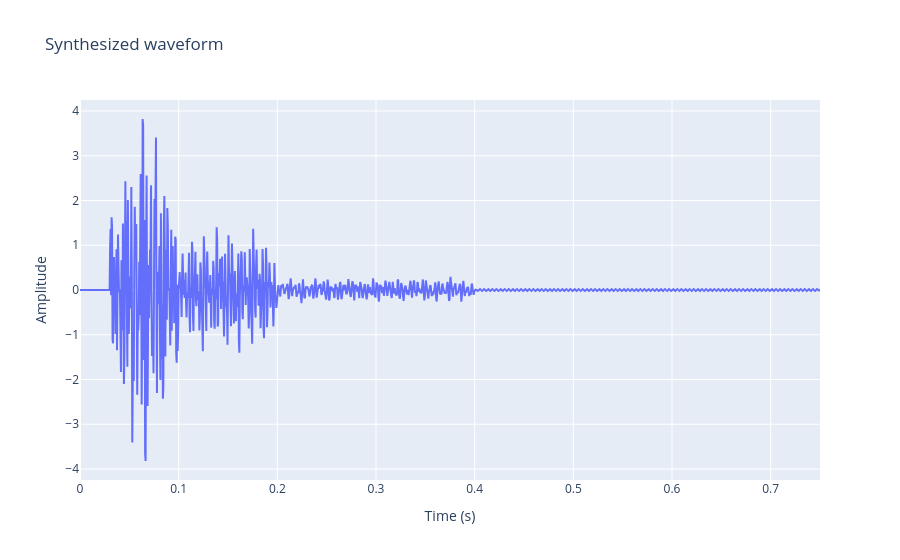
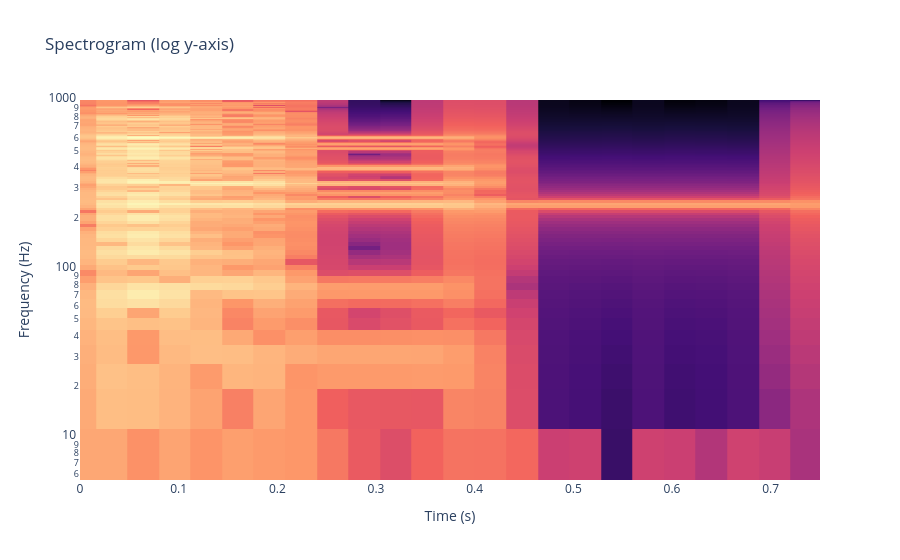

Write notebook code for charts like these, in order.
### Markdown cell above
We can treat the estimated sampling frequency as guidance, but we can freely change the time step (`k`) to experiment:

### Code cell
from audiospylt.plot_wave import plot_waves

# Define the time step k (seconds) and corresponding sample rate
k=0.0005
sample_rate = 1.0 / k

# Optional FFT/spectrogram settings (forwarded to `audiospylt.audio_utils.plot_spectrogram`)
spectrogram_kwargs = {
    # Y-axis scaling
    "y_axis_mode": "log",           # 'linear' | 'log' | 'mel' | 'mixed'
    "y_axis_mix": 0.5,               # 0..1 (only for 'mixed': blends linear<->log spacing)
    "mixed_log_floor_hz": 1.0,       # >0 (only for 'mixed': log floor; keep >0 to avoid log(0))

    # FFT / time-frequency settings
    "n_fft": 256,                    # window/FFT size; larger -> finer frequency bins, coarser time bins
    "window_type": "hann",          # window shape (scipy.signal.get_window)
    "overlap": 0.75,                 # fraction of window overlap; keep <0.95 (hop must stay >0)
    "oversample_factor": 1.0,        # >=1.0; zero-pads the FFT (more interpolated frequency grid, same time grid)

    # Mel settings (only for y_axis_mode='mel')
    "mel_bins": 128,
    "mel_fmax": sample_rate / 2,     # cap at Nyquist

    # Rendering / framing (affects both computation and how the plot aligns in time)
    "scaling": "density",           # SciPy scaling: 'density' (PSD-like, per Hz) | 'spectrum' (per-bin)
    "mode": "magnitude",            # 'magnitude' = |STFT|, 'psd' = power spectral density (scaling applies)
    "cmap": "Magma",                # Plotly continuous colorscale name (e.g. 'Viridis', 'Magma', ...)

    # STFT edge handling:
    # - None: no padding ("valid" framing); first/last ~n_fft/2 may be missing in the visible extent
    # - 'zeros': pad both sides by n_fft//2 so a frame can be centered at t=0 (shows pre-zero padding)
    # - 'zeros_end': pad only the end so the first full window starts at t=0 (often cleaner for onsets)
    # - any other string: forwarded as `numpy.pad` mode (pads both sides by n_fft//2)
    "boundary": "zeros",

    # If True, add minimal end-padding so the last hop boundary inside the *original* signal
    # still gets a frame (helps avoid an overlap-dependent "gap" near the end).
    "padded": True,

    # X-axis view range:
    # - 'signal': force x-axis to [0, duration] (aligns with waveform)
    # - 'stft': show the full extent of generated frames (can include padding tails)
    "time_range": "signal",

    "show": True,                    # show the Plotly figure now (`plot_waves` defaults to `True` if omitted)
}

# Default behavior: show the synthesized waveform only (time-step `k` resolution intact).
# Set show_fft=True when you want the spectrogram.
y_combined = plot_waves(
    new_df,
    k,
    # Convenience fade duration (seconds) applied to *both* ends of each event.
    # - 0 disables per-event edge fades (useful when you want exact hard boundaries)
    # - You can override per-row with df columns 'fade_in_s' / 'fade_out_s'
    # - Or pass fade_in_s=... / fade_out_s=... to control globally (takes precedence over edge_fade_s)
    edge_fade_s=0.0025,
    # Phase handling inside each event:
    # - 'reset': phase restarts at each event start (simple; most prone to boundary clicks)
    # - 'global': absolute-time-referenced phase; keeps phase continuous across adjacent events
    #             when freq_start==freq_stop (constant-frequency bins)
    # - 'chirp': integrates a linear ramp so instantaneous frequency follows
    #             freq_start->freq_stop *within* the event (does not guarantee continuity across events)
    phase_mode="chirp",
    show_waveform=True,
    show_fft=True,
    spectrogram_kwargs=spectrogram_kwargs,
)

### Figure 1 — Plotly figure (JSON) as saved in the notebook; plotly's stock layout.template omitted (floating-point values rounded to 4 significant figures; data arrays with more than 128 entries replaced by an {"elided": "..."} marker saying what was removed)
{"data": [{"mode": "lines", "name": "Synthesized", "type": "scatter", "x": {"elided": "1501 float values"}, "y": {"elided": "1501 float values"}}], "layout": {"title": {"text": "Synthesized waveform"}, "xaxis": {"range": [0, 0.75], "title": {"text": "Time (s)"}}, "yaxis": {"title": {"text": "Amplitude"}}}}

### Figure 2 — Plotly figure (JSON) as saved in the notebook; plotly's stock layout.template omitted (floating-point values rounded to 4 significant figures; data arrays with more than 128 entries replaced by an {"elided": "..."} marker saying what was removed)
{"data": [{"coloraxis": "coloraxis", "hovertemplate": "Time (s): %{x}<br>Frequency (Hz): %{y}<br>Amplitude (dB): %{z}<extra></extra>", "name": "0", "type": "heatmap", "x": [0.0, 0.032, 0.064, 0.096, 0.128, 0.16, 0.192, 0.224, 0.256, 0.288, 0.32, 0.352, 0.384, 0.416, 0.448, 0.48, 0.512, 0.544, 0.576, 0.608, 0.64, 0.672, 0.704, 0.736, 0.768, 0.8], "xaxis": "x", "y": [7.812, 15.62, 23.44, 31.25, 39.06, 46.88, 54.69, 62.5, 70.31, 78.12, 85.94, 93.75, 101.6, 109.4, 117.2, 125.0, 132.8, 140.6, 148.4, 156.2, 164.1, 171.9, 179.7, 187.5, 195.3, 203.1, 210.9, 218.8, 226.6, 234.4, 242.2, 250.0, 257.8, 265.6, 273.4, 281.2, 289.1, 296.9, 304.7, 312.5, 320.3, 328.1, 335.9, 343.8, 351.6, 359.4, 367.2, 375.0, 382.8, 390.6, 398.4, 406.2, 414.1, 421.9, 429.7, 437.5, 445.3, 453.1, 460.9, 468.8, 476.6, 484.4, 492.2, 500.0, 507.8, 515.6, 523.4, 531.2, 539.1, 546.9, 554.7, 562.5, 570.3, 578.1, 585.9, 593.8, 601.6, 609.4, 617.2, 625.0, 632.8, 640.6, 648.4, 656.2, 664.1, 671.9, 679.7, 687.5, 695.3, 703.1, 710.9, 718.8, 726.6, 734.4, 742.2, 750.0, 757.8, 765.6, 773.4, 781.2, 789.1, 796.9, 804.7, 812.5, 820.3, 828.1, 835.9, 843.8, 851.6, 859.4, 867.2, 875.0, 882.8, 890.6, 898.4, 906.2, 914.1, 921.9, 929.7, 937.5, 945.3, 953.1, 960.9, 968.8, 976.6, 984.4, 992.2, 1000.0], "yaxis": "y", "z": {"elided": "128x26 float values"}}], "layout": {"coloraxis": {"colorbar": {"title": {"text": "Amplitude (dB)"}}, "colorscale": [[0, "#000004"], [0.1111, "#180f3d"], [0.2222, "#440f76"], [0.3333, "#721f81"], [0.4444, "#9e2f7f"], [0.5556, "#cd4071"], [0.6667, "#f1605d"], [0.7778, "#fd9668"], [0.8889, "#feca8d"], [1, "#fcfdbf"]], "showscale": false}, "title": {"text": "Spectrogram (log y-axis)"}, "xaxis": {"anchor": "y", "autorange": false, "domain": [0, 1], "range": [0, 0.75], "title": {"text": "Time (s)"}}, "yaxis": {"anchor": "x", "autorange": true, "domain": [0, 1], "title": {"text": "Frequency (Hz)"}, "type": "log"}}}
